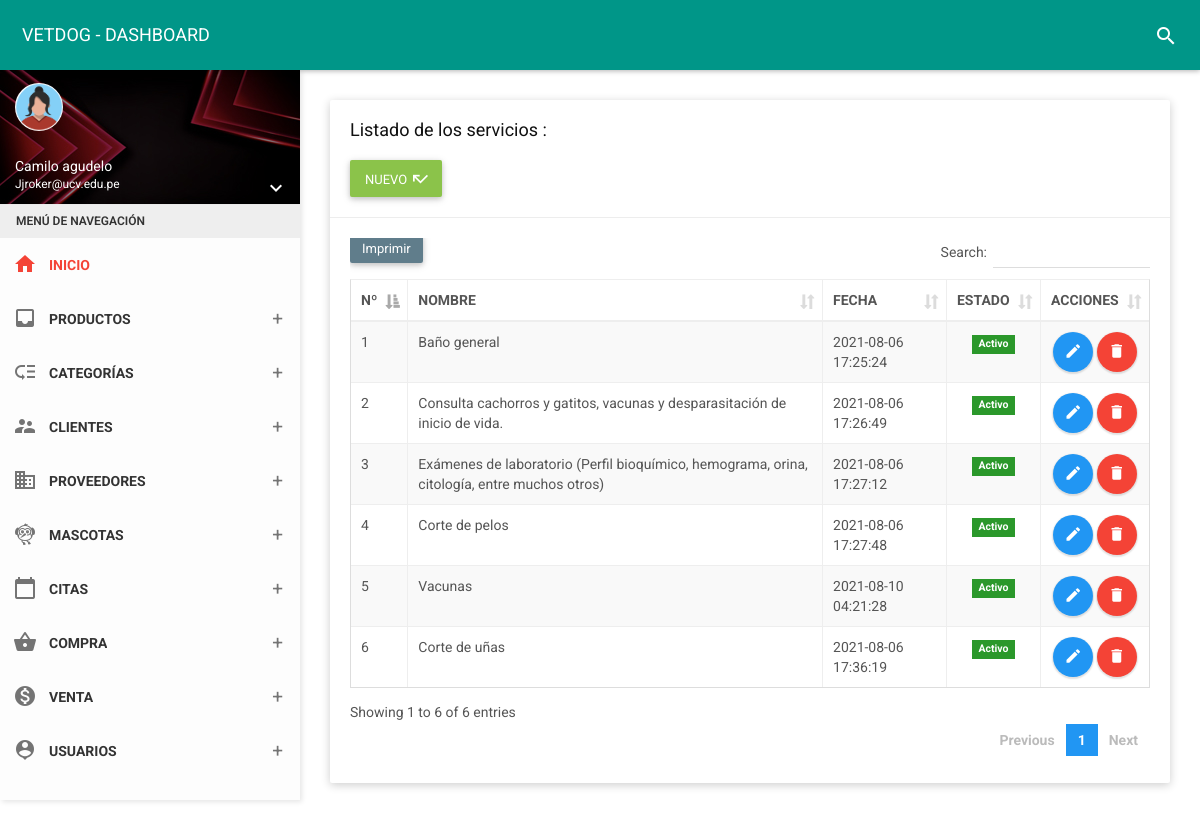
The app's page /folder/servicio.php (signed in) with its own data.
### tables this page shows
CREATE TABLE `service` (
  `id_servi` int(11) NOT NULL,
  `nomser` varchar(100) NOT NULL,
  `estado` char(1) NOT NULL,
  `fere` timestamp NOT NULL DEFAULT current_timestamp() ON UPDATE current_timestamp()
);

### controlador/servicecontrolador.php (called while the page is built, shortened)
<?php
require_once '../modelo/modeloservice.php';
class servicecontrolador{
    function mostrar(){
        $service=new Modelo();
        $dato=$service->mostrar("service", "1");
        require_once '../vista/servicio/mostrar.php';
    }
    }

### modelo/modeloservice.php (called while the page is built, shortened)
<?php
class Modelo{
  private $service;
  private $db;
  public function __construct(){
      $this->service=array();
      $this->db=new PDO('mysql:host=localhost;dbname=vetdog',"root","");
  }
  public function mostrar($tabla,$condicion){
      $consulta="SELECT * FROM service";
      $resultado=$this->db->query($consulta);
      while ($tabla=$resultado->fetchAll(PDO::FETCH_ASSOC)) {
          $this->service[]=$tabla;
      }
      return $this->service;
    }
}
 ?>

### vista/servicio/mostrar.php (the view, shortened to what this page needs)
<!DOCTYPE html>
<html>
<head>
    <link href="../assets/plugins/bootstrap/css/bootstrap.css" rel="stylesheet">
    <link href="../assets/plugins/node-waves/waves.css" rel="stylesheet" />
    <link href="../assets/plugins/animate-css/animate.css" rel="stylesheet" />
    <link href="../assets/plugins/jquery-datatable/skin/bootstrap/css/dataTables.bootstrap.css" rel="stylesheet">
    <link href="../css/style.css" rel="stylesheet">
    <link href="../assets/css/themes/all-themes.css" rel="stylesheet" />
</head>
<body class="theme-red">
    <nav class="navbar">
        <div class="container-fluid">
            <div class="navbar-header">
                <a class="navbar-brand" href="../vista/panel-admin/administrador"> VETDOG - DASHBOARD </a>
            </div>
            <div class="collapse navbar-collapse" id="navbar-collapse">
                <ul class="nav navbar-nav navbar-right">
                    <li><a href="javascript:void(0);" class="js-search" data-close="true"><i class="material-icons">search</i></a></li>
                </ul>
            </div>
        </div>
    </nav>
        <?php include_once __DIR__ . '../../menu.php'; ?>
    <section class="content">
        <div class="container-fluid">
            <div class="row clearfix">
                <div class="col-lg-12 col-md-12 col-sm-12 col-xs-12">
                    <div class="card">
                        <div class="header">
                            <h2>
                                Listado de los servicios :
                            </h2><br>
                            <a type="button" href="../vista/servicio/nuevo" class="btn bg-light-green waves-effect">
                                <span>NUEVO</span>
                                <i class="material-icons">call_missed</i>
                            </a>
                        </div>
                        <div class="body">
                            <div class="table-responsive">
                                <table class="table table-bordered table-striped table-hover dataTable js-exportable">
                                    <thead>
                                        <tr>
                                            <th>Nº</th>
                                            <th>NOMBRE</th>
                                            <th>FECHA</th>
                                            <th>ESTADO</th>
                                            <th>ACCIONES</th>
                                        </tr>
                                    </thead>
                                    <tbody>
                                        <?php
                                        foreach ($dato as $key => $value) {
                                            foreach ($value as $va) { ?>
                                                <tr>
                                                    <td><?php echo $va['id_servi']; ?></td>
                                                    <td><?php echo $va['nomser']; ?></td>
                                                    <td><?php echo $va['fere']; ?></td>
                                                    <td class="text-center"><?php
                                                        if ($va['estado'] == 1) { ?>
                                                            <form method="get" action="javascript:activo('<?php echo $va['id_servi']; ?>')">
                                                                <span class="label label-success">Activo</span>
                                                            </form>
                                                        <?php  } else { ?>
                                                            <form method="get" action="javascript:inactivo('<?php echo $va['id_servi']; ?>')">
                                                                <button type="submit" class="btn btn-danger btn-xs">Inactivo</button>
                                                            </form>
                                                        <?php  } ?>
                                                    </td>
                                                    <td class="text-center"><a type="button" href="../vista/servicio/edit?id=<?php echo $va["id_servi"]; ?>" class="btn bg-blue btn-circle waves-effect waves-circle waves-float">
                                                            <i class="material-icons">edit</i>
                                                        </a>
                                                        <a type="button" href="../vista/servicio/borrar?id=<?php echo $va["id_servi"]; ?>" class="btn bg-red btn-circle waves-effect waves-circle waves-float">
                                                            <i class="material-icons">delete</i>
                                                        </a>
                                                </tr>
                                        <?php
                                            }
                                        }
                                        ?>
                                    </tbody>
                                </table>
                            </div>
                        </div>
                    </div>
                </div>
            </div>
        </div>
    </section>
</body>
</html>

### assets/css/themes/all-themes.css (style rules this page uses)
.theme-red .navbar-brand { color: #fff; }
.theme-red .nav > li > a { color: #fff; }

### records on screen
service: id_servi "1", nomser "Baño general", fere "2021-08-06 17:25:24"
service: id_servi "2", nomser "Consulta cachorros y gatitos, vacunas y desparasitación de inicio de vida.", fere "2021-08-06 17:26:49"
service: id_servi "3", nomser "Exámenes de laboratorio (Perfil bioquímico, hemograma, orina, citología, entre muchos otros)", fere "2021-08-06 17:27:12"
service: id_servi "4", nomser "Corte de pelos", fere "2021-08-06 17:27:48"
service: id_servi "5", nomser "Vacunas", fere "2021-08-10 04:21:28"
service: id_servi "6", nomser "Corte de uñas", fere "2021-08-06 17:36:19"

### other values on screen
$_SESSION['nombre'] "Camilo agudelo"
$_SESSION['correo'] "Jjroker@ucv.edu.pe"
